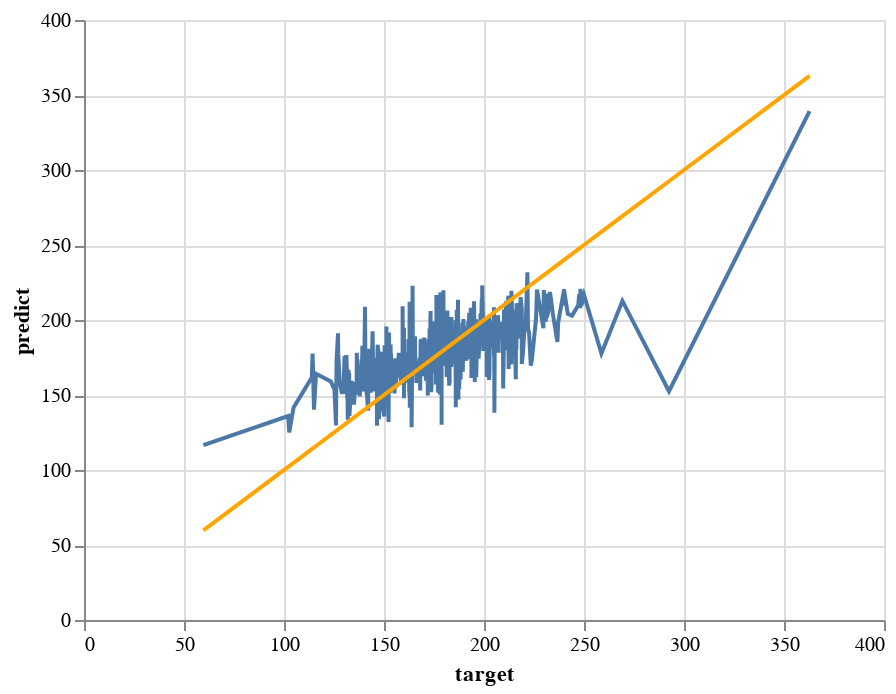

Notebook source saved alongside this figure:
### Code cell
# Displaying the line graph of the comparison between the predicted values and actual values of the testing set.
perfect_test = alt.Chart(pd.DataFrame({'target': y_test, 'predict': y_test})).mark_line(color='orange').encode(
    x='target',
    y='predict'
)

predicted_test = alt.Chart(pd.DataFrame({'target': y_test, 'predict': y_test_predict})).mark_line().encode(
    x='target',
    y='predict'
  )

predicted_test + perfect_test

### Figure 1 — Vega-Lite specification as saved in the notebook (floating-point values rounded to 4 significant figures; data arrays with more than 128 entries replaced by an {"elided": "..."} marker saying what was removed)
{"config": {"view": {"continuousWidth": 400, "continuousHeight": 300}}, "layer": [{"data": {"name": "data-ce8e91e8664099148d323ed514b0e94c"}, "mark": "line", "encoding": {"x": {"field": "target", "type": "quantitative"}, "y": {"field": "predict", "type": "quantitative"}}}, {"data": {"name": "data-978b60f5d020dc202bd75faee5d86692"}, "mark": {"type": "line", "color": "orange"}, "encoding": {"x": {"field": "target", "type": "quantitative"}, "y": {"field": "predict", "type": "quantitative"}}}], "$schema": "https://vega.github.io/schema/vega-lite/v4.17.0.json", "datasets": {"data-ce8e91e8664099148d323ed514b0e94c": {"elided": "609 records"}, "data-978b60f5d020dc202bd75faee5d86692": {"elided": "609 records"}}}
